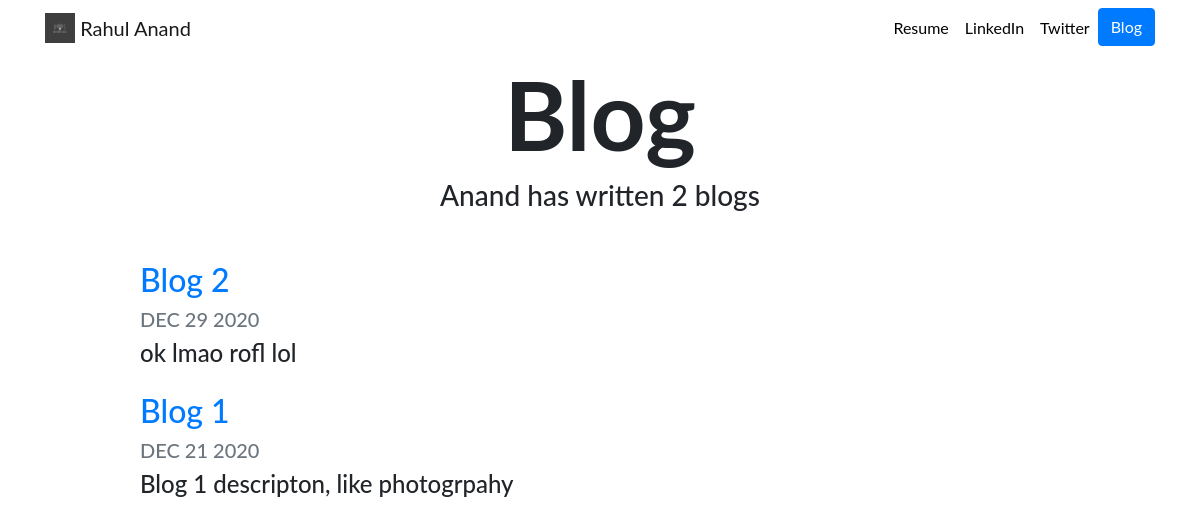
/blog/, run on an earlier commit of the app's database.
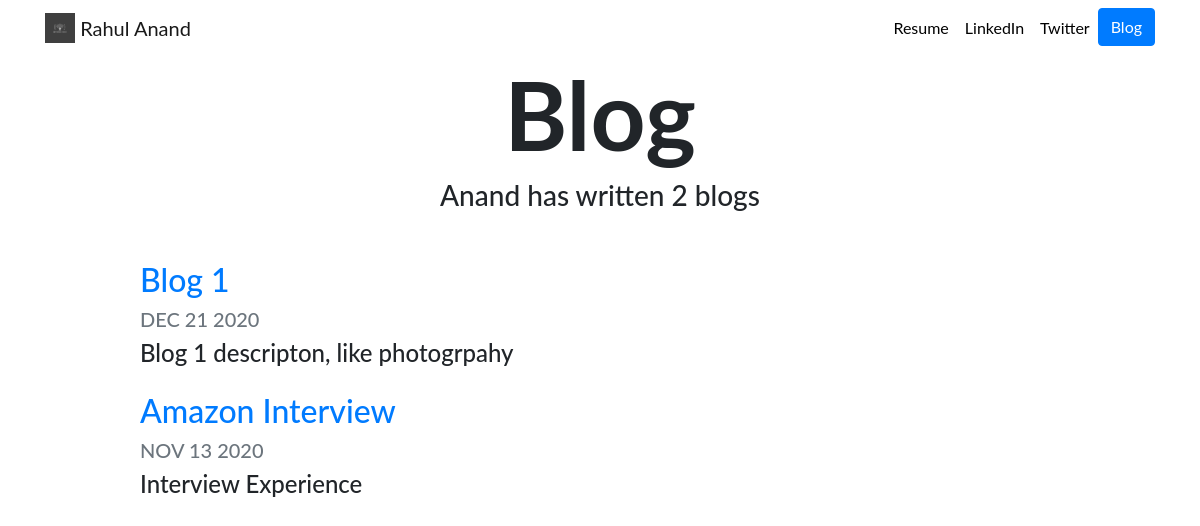
And on a later commit of the database.
### blog/models.py (models this page shows, shortened)
class Blog(models.Model):
    title = models.CharField(max_length=200)
    description = models.TextField()
    date = models.DateField()

### blog/views.py (the view)
# urls.py: path("", views.all_blogs, name="all_blogs"),
def all_blogs(request):
    blogs = Blog.objects.order_by("-date")
    return render(request, "blog/all_blogs.html", {"blogs": blogs})

### blog/templates/blog/all_blogs.html
{% extends "portfolio/base.html" %}
{% load static %}
{% block content %}
<h1 id="blogtitle" class="font-weight-bold text-center">Blog</h1>
<h3 class="text-center mb-5">Anand has written {{ blogs.count }} blog{{ blogs.count|pluralize }}</h3>
{% for blog in blogs %}
<div class="row justify-content-center my-3">
    <div class="col-md-10">
        <a href="{% url 'blog:detail' blog.id %}">
            <h2>{{ blog.title }}</h2>
        </a>
        <h5 class="text-muted">{{ blog.date|date:'M d Y'|upper }}</h5>
        <h4>{{ blog.description|striptags|truncatechars:100 }}</h4>
    </div>
</div>
{% endfor %}
{% endblock %}

What changed in the data, as far as the page shows it:
removed Blog: title "Blog 2", date "DEC 29 2020", description "ok lmao rofl lol"
added Blog: title "Amazon Interview", date "NOV 13 2020", description "Interview Experience"
